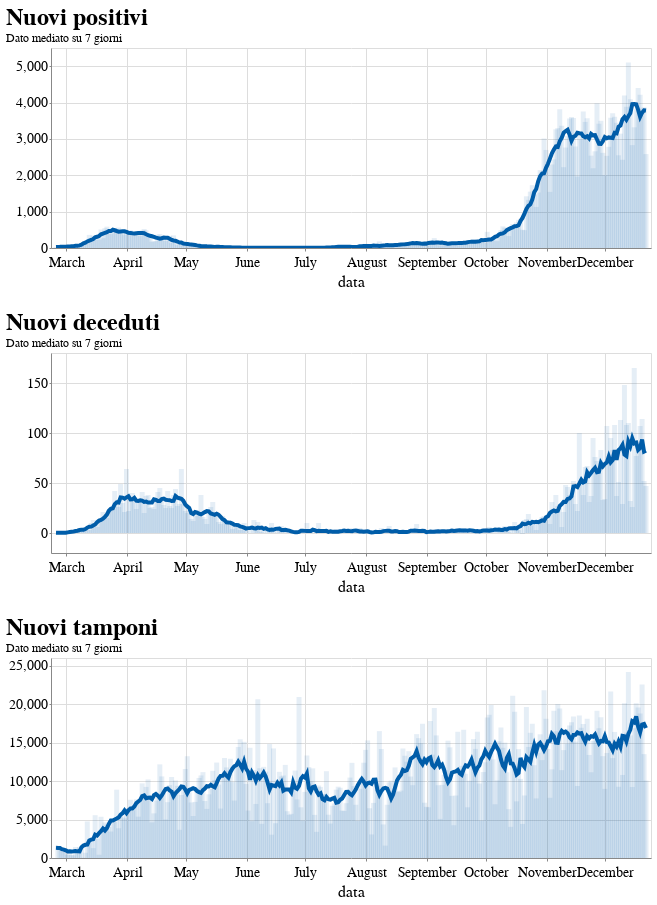

This figure's notebook cell:
### Code cell
c1 = rolling_avg('nuovi_positivi', title="Nuovi positivi") 
c2 = rolling_avg('nuovi_deceduti', title="Nuovi deceduti")
c3 = rolling_avg('nuovi_tamponi', title="Nuovi tamponi")
alt.vconcat(c1, c2, c3)

### Figure 1 — Vega-Lite specification as saved in the notebook (floating-point values rounded to 4 significant figures; data arrays with more than 128 entries replaced by an {"elided": "..."} marker saying what was removed)
{"config": {"view": {"width": 600, "height": 400}, "background": "#ffffff", "title": {"anchor": "start", "font": "Source Sans Pro, Arial, sans", "fontColor": "#000000", "fontSize": 24, "fontWeight": "bold"}, "arc": {"fill": "#005DA9"}, "area": {"fill": "#005DA9"}, "line": {"stroke": "#005DA9", "strokeWidth": 4}, "path": {"stroke": "#005DA9"}, "rect": {"fill": "#005DA9"}, "shape": {"stroke": "#005DA9"}, "bar": {"fill": "#005DA9"}, "point": {"stroke": "#005DA9"}, "symbol": {"fill": "#005DA9", "size": 60}, "axis": {"titleFont": "Source Sans Pro, sans", "titleFontSize": 16, "titleFontWeight": "normal", "labelFont": "Source Sans Pro, sans", "labelFontSize": 14, "labelFontWeight": "normal"}, "axisX": {"labelAngle": 0, "labelPadding": 4, "tickSize": 3}, "axisY": {"labelBaseline": "middle", "maxExtent": 45, "minExtent": 45, "tickSize": 2, "titleAlign": "left", "titleAngle": 0, "titleX": -45, "titleY": -11}, "headerFacet": {"titleFontSize": 16, "labelFontSize": 14}, "headerRow": {"titleFontSize": 16, "labelFontSize": 14}, "headerColumn": {"titleFontSize": 16, "labelFontSize": 14}, "legend": {"titleFont": "Source Sans Pro, sans", "titleFontSize": 16, "titleFontWeight": "normal", "symbolType": "circle", "labelFont": "Source Sans Pro, sans", "labelFontSize": 15}, "range": {"category": ["#AB377A", "#AEC067", "#9BC3B7", "#928285", "#F07F3C", "#FFE054", "#E30034", "#005DA9", "#644F54", "#5EA290", "#769F3B", "#812161", "#E36319", "#F5C631"]}}, "vconcat": [{"layer": [{"mark": "line", "encoding": {"tooltip": [{"type": "temporal", "field": "data"}, {"type": "quantitative", "field": "nuovi_positivi"}, {"type": "quantitative", "field": "nuovi_deceduti"}, {"type": "quantitative", "field": "incremento"}], "x": {"type": "temporal", "field": "data"}, "y": {"type": "quantitative", "field": "averaged", "title": ""}}, "height": 200, "selection": {"selector001": {"type": "interval", "bind": "scales"}}, "transform": [{"window": [{"op": "mean", "field": "nuovi_positivi", "as": "averaged"}], "frame": [-4, 3]}], "width": 600}, {"mark": {"type": "bar", "opacity": 0.1}, "encoding": {"tooltip": [{"type": "temporal", "field": "data"}, {"type": "quantitative", "field": "nuovi_positivi"}, {"type": "quantitative", "field": "nuovi_deceduti"}, {"type": "quantitative", "field": "incremento"}], "x": {"type": "temporal", "field": "data"}, "y": {"type": "quantitative", "field": "nuovi_positivi", "title": ""}}, "height": 200, "transform": [{"window": [{"op": "mean", "field": "nuovi_positivi", "as": "averaged"}], "frame": [-4, 3]}], "width": 600}], "title": {"text": ["Nuovi positivi"], "subtitle": ["Dato mediato su 7 giorni"]}}, {"layer": [{"mark": "line", "encoding": {"tooltip": [{"type": "temporal", "field": "data"}, {"type": "quantitative", "field": "nuovi_positivi"}, {"type": "quantitative", "field": "nuovi_deceduti"}, {"type": "quantitative", "field": "incremento"}], "x": {"type": "temporal", "field": "data"}, "y": {"type": "quantitative", "field": "averaged", "title": ""}}, "height": 200, "selection": {"selector001": {"type": "interval", "bind": "scales"}}, "transform": [{"window": [{"op": "mean", "field": "nuovi_deceduti", "as": "averaged"}], "frame": [-4, 3]}], "width": 600}, {"mark": {"type": "bar", "opacity": 0.1}, "encoding": {"tooltip": [{"type": "temporal", "field": "data"}, {"type": "quantitative", "field": "nuovi_positivi"}, {"type": "quantitative", "field": "nuovi_deceduti"}, {"type": "quantitative", "field": "incremento"}], "x": {"type": "temporal", "field": "data"}, "y": {"type": "quantitative", "field": "nuovi_deceduti", "title": ""}}, "height": 200, "transform": [{"window": [{"op": "mean", "field": "nuovi_deceduti", "as": "averaged"}], "frame": [-4, 3]}], "width": 600}], "title": {"text": ["Nuovi deceduti"], "subtitle": ["Dato mediato su 7 giorni"]}}, {"layer": [{"mark": "line", "encoding": {"tooltip": [{"type": "temporal", "field": "data"}, {"type": "quantitative", "field": "nuovi_positivi"}, {"type": "quantitative", "field": "nuovi_deceduti"}, {"type": "quantitative", "field": "incremento"}], "x": {"type": "temporal", "field": "data"}, "y": {"type": "quantitative", "field": "averaged", "title": ""}}, "height": 200, "selection": {"selector001": {"type": "interval", "bind": "scales"}}, "transform": [{"window": [{"op": "mean", "field": "nuovi_tamponi", "as": "averaged"}], "frame": [-4, 3]}], "width": 600}, {"mark": {"type": "bar", "opacity": 0.1}, "encoding": {"tooltip": [{"type": "temporal", "field": "data"}, {"type": "quantitative", "field": "nuovi_positivi"}, {"type": "quantitative", "field": "nuovi_deceduti"}, {"type": "quantitative", "field": "incremento"}], "x": {"type": "temporal", "field": "data"}, "y": {"type": "quantitative", "field": "nuovi_tamponi", "title": ""}}, "height": 200, "transform": [{"window": [{"op": "mean", "field": "nuovi_tamponi", "as": "averaged"}], "frame": [-4, 3]}], "width": 600}], "title": {"text": ["Nuovi tamponi"], "subtitle": ["Dato mediato su 7 giorni"]}}], "data": {"name": "data-d353a8a8e791316bbf339328532fc7bb"}, "$schema": "https://vega.github.io/schema/vega-lite/v4.8.1.json", "datasets": {"data-d353a8a8e791316bbf339328532fc7bb": {"elided": "302 records"}}}
